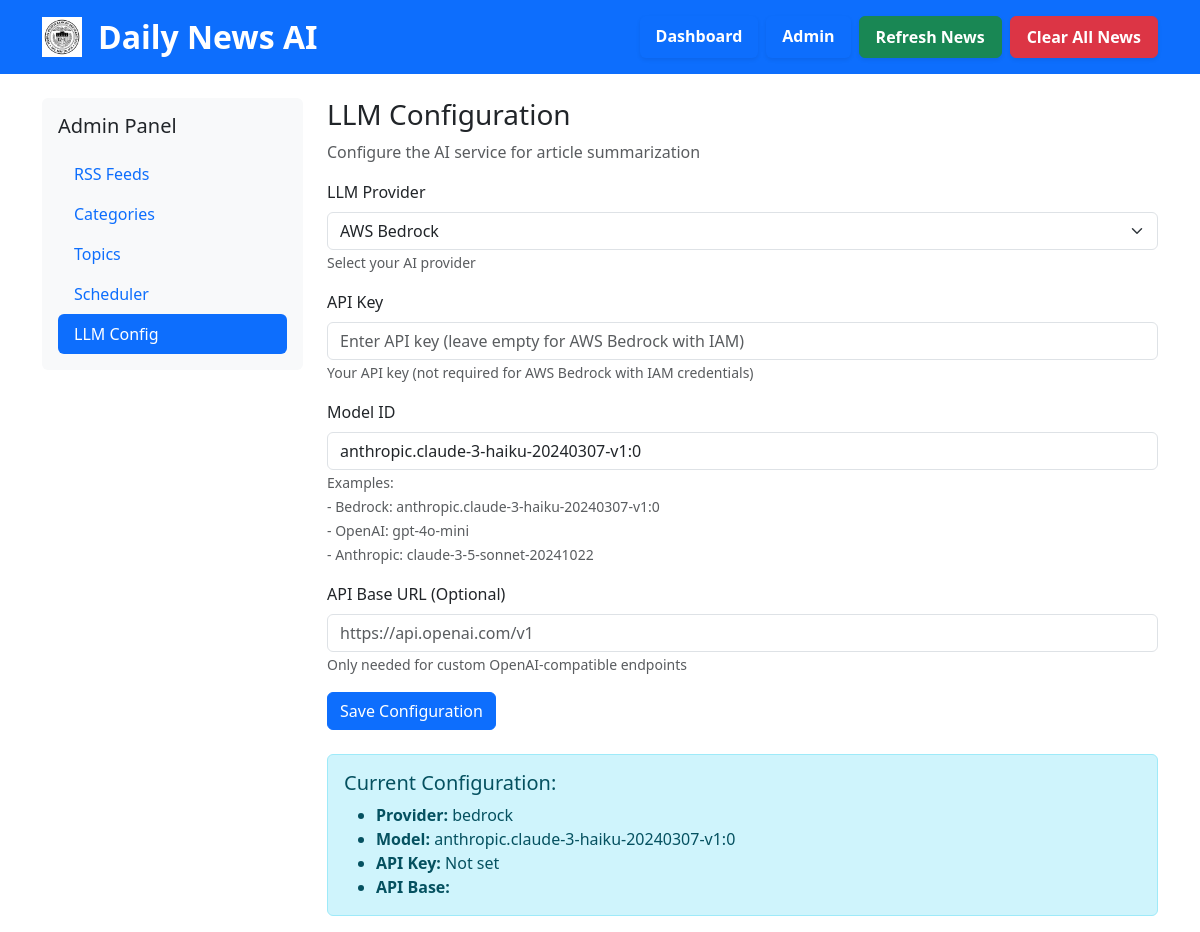
Page /admin/llm on the committed database.
### database.py (models this page shows)
class Base(DeclarativeBase):
    pass

class SystemConfig(Base):
    __tablename__ = 'system_config'
    key = Column(String(100), primary_key=True)
    value = Column(Text)
    description = Column(Text)

### app.py (the view)
@app.route('/admin/llm')
def admin_llm():
    db = SessionLocal()
    try:
        config_items = db.query(SystemConfig).all()
        config = {item.key: item.value for item in config_items}
        return render_template('admin_llm.html', config=config, active_tab='llm')
    finally:
        db.close()

### templates/admin_llm.html (shortened to what this page needs)
{% extends "admin_base.html" %}
{% block admin_content %}
<h3>LLM Configuration</h3>
<p class="text-muted">Configure the AI service for article summarization</p>
<form method="POST" action="{{ url_for('update_llm_config') }}" class="mb-4">
    <div class="mb-3">
        <label for="llm_provider" class="form-label">LLM Provider</label>
        <select class="form-select" name="llm_provider" id="llm_provider" required>
            <option value="bedrock" {% if config.get('llm_provider')=='bedrock' %}selected{% endif %}>AWS Bedrock
            </option>
        </select>
        <small class="form-text text-muted">Select your AI provider</small>
    </div>
    <div class="mb-3">
        <label for="llm_api_key" class="form-label">API Key</label>
        <input type="password" class="form-control" name="llm_api_key" id="llm_api_key"
            value="{{ config.get('llm_api_key', '') }}"
            placeholder="Enter API key (leave empty for AWS Bedrock with IAM)">
        <small class="form-text text-muted">Your API key (not required for AWS Bedrock with IAM credentials)</small>
    </div>
    <div class="mb-3">
        <label for="llm_model" class="form-label">Model ID</label>
        <input type="text" class="form-control" name="llm_model" id="llm_model"
            value="{{ config.get('llm_model', 'anthropic.claude-3-haiku-20240307-v1:0') }}" required>
        <small class="form-text text-muted">
            Examples:<br>
            - Bedrock: anthropic.claude-3-haiku-20240307-v1:0<br>
            - OpenAI: gpt-4o-mini<br>
            - Anthropic: claude-3-5-sonnet-20241022
        </small>
    </div>
    <div class="mb-3">
        <label for="llm_api_base" class="form-label">API Base URL (Optional)</label>
        <input type="text" class="form-control" name="llm_api_base" id="llm_api_base"
            value="{{ config.get('llm_api_base', '') }}" placeholder="https://api.openai.com/v1">
        <small class="form-text text-muted">Only needed for custom OpenAI-compatible endpoints</small>
    </div>
    <button type="submit" class="btn btn-primary">Save Configuration</button>
</form>
<div class="alert alert-info">
    <h5>Current Configuration:</h5>
    <ul class="mb-0">
        <li><strong>Provider:</strong> {{ config.get('llm_provider', 'bedrock') }}</li>
        <li><strong>Model:</strong> {{ config.get('llm_model', 'anthropic.claude-3-haiku-20240307-v1:0') }}</li>
        <li><strong>API Key:</strong> {{ '***' if config.get('llm_api_key') else 'Not set' }}</li>
        <li><strong>API Base:</strong> {{ config.get('llm_api_base', 'Default') }}</li>
    </ul>
</div>
{% endblock %}

### rows in the picture
SystemConfig: llm_provider "AWS Bedrock", get "bedrock"
SystemConfig: llm_model "anthropic.claude-3-haiku-20240307-v1:0", get "anthropic.claude-3-haiku-20240307-v1:0"

### other values in the picture
{{ '***' if config.get('llm_api_key') else 'Not set' }} "Not set"
